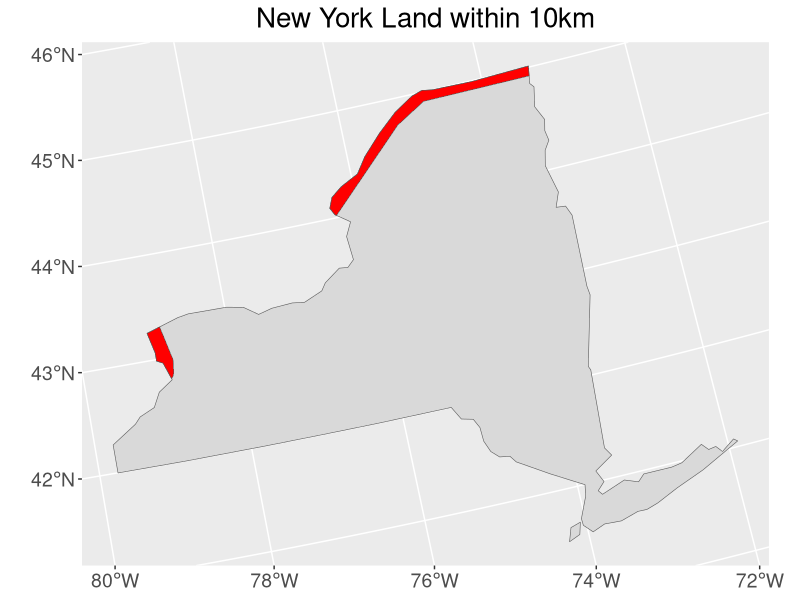

Recreate this plot in R.
## ---- chunk 1
library(spData)
library(sf)
library(tidyverse)
library(units)
## ---- chunk 2
data(world)
st_crs(world) # show the coordinate reference system of world dataset
## ---- chunk 3
head(world)
## ---- chunk 4
data(us_states)
st_crs(us_states)
## ---- chunk 5
head(us_states)
## ---- chunk 6
Canada = filter(world, name_long=="Canada")
NY = filter(us_states, NAME=="New York")
## ---- chunk 7
albers="+proj=aea +lat_1=29.5 +lat_2=45.5 +lat_0=37.5 +lon_0=-96 +x_0=0 +y_0=0 +ellps=GRS80 +datum=NAD83 +units=m +no_defs"
Canada_trans = st_transform(Canada, crs=albers)
NY_trans = st_transform(NY, crs=albers)
## ---- chunk 8
Canada_buffer = st_buffer(Canada_trans, dist=10000) # The default unit is meter.
border = st_intersection(Canada_buffer, NY_trans)
st_area(border) %>% set_units(km^2)
## ---- chunk 9
ggplot() +
  geom_sf(data=NY_trans, fill="grey85") +
  geom_sf(data=border, fill="red") +
  labs(title="New York Land within 10km") +
  theme(plot.title = element_text(size=20L, hjust=0.5),
        axis.text = element_text(size=14L))
